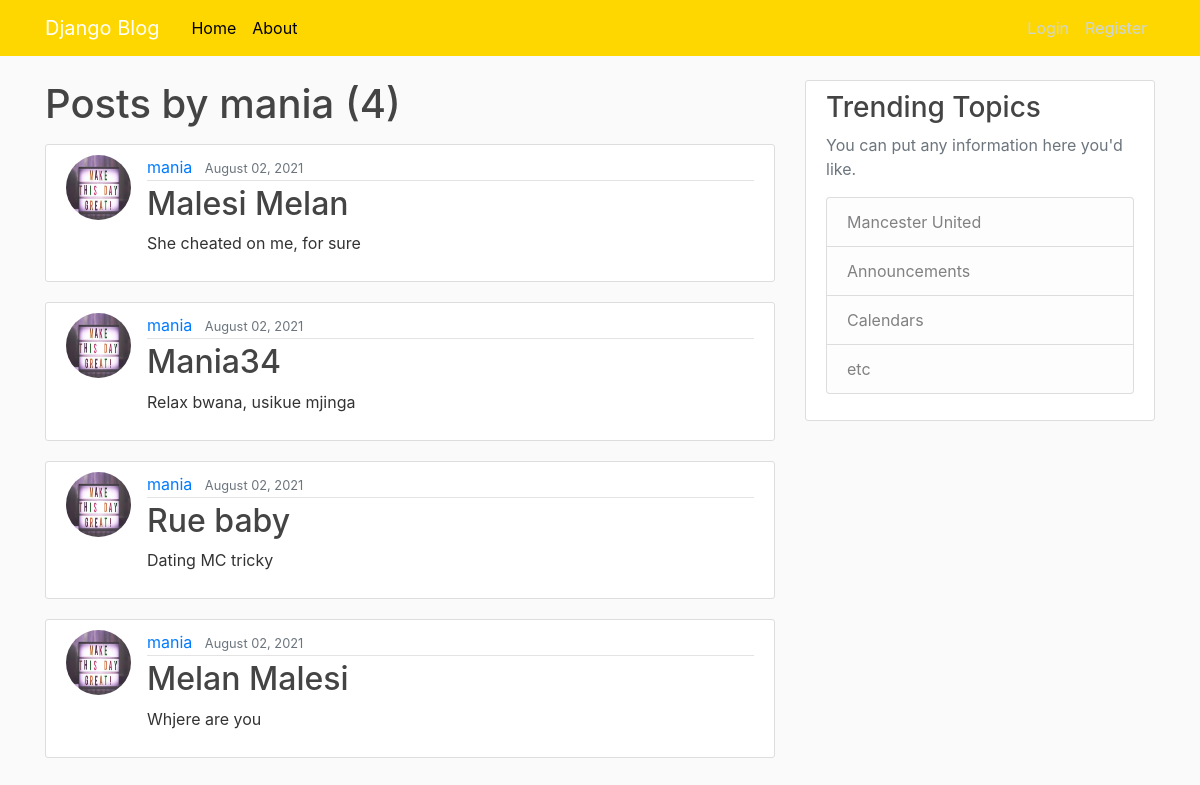
/user/mania, run on an earlier commit of the app's database.
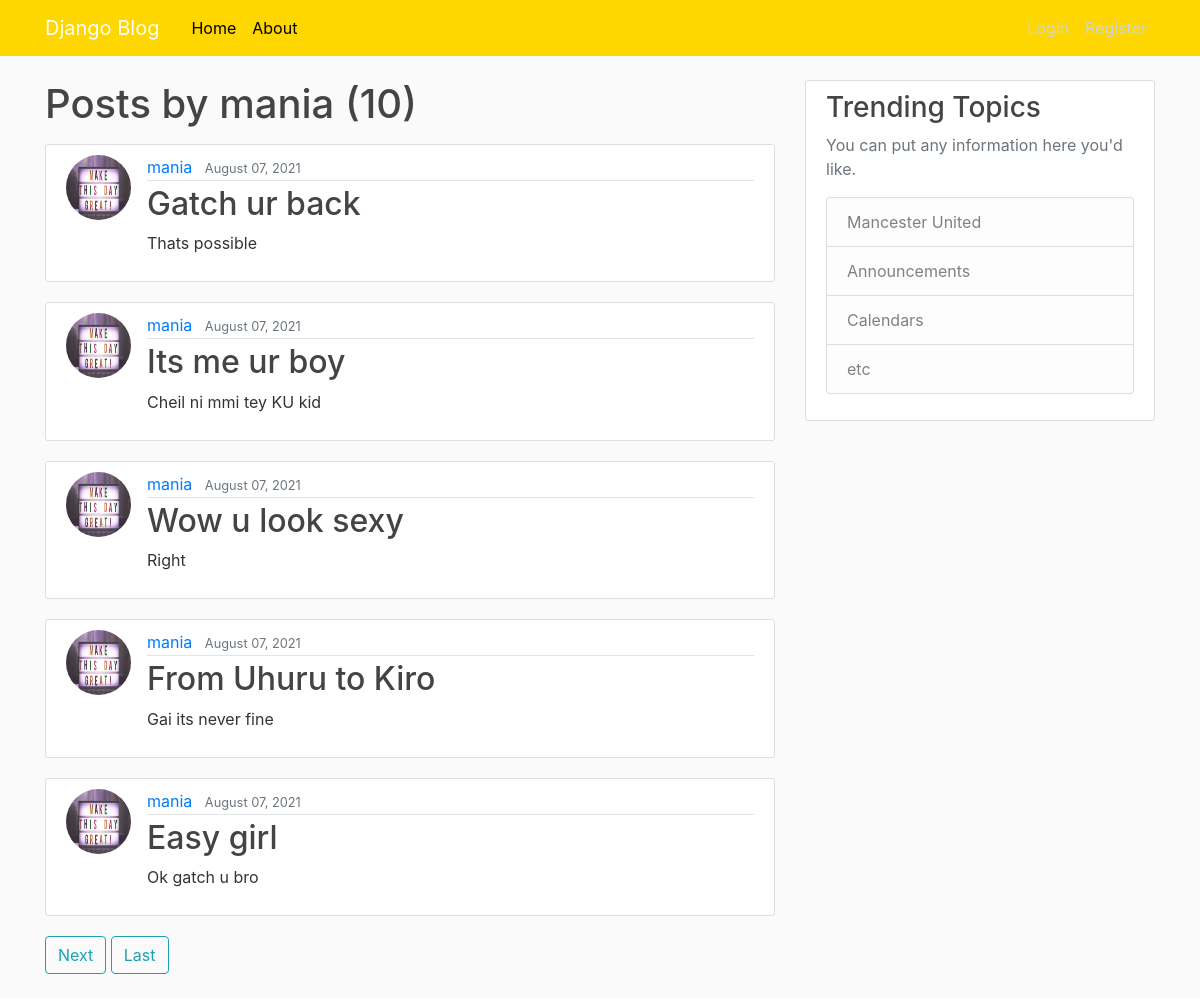
And on a later commit of the database.
### blog/models.py (models this page shows, shortened)
class Post(models.Model):
    title = models.CharField(max_length=100)
    content = models.TextField()
    date_posted = models.DateTimeField(default=timezone.now)
    author = models.ForeignKey(User, on_delete=models.CASCADE)

### users/models.py (models this page shows, shortened)
class Profile(models.Model):
    user = models.OneToOneField(User, on_delete=models.CASCADE)
    image = models.ImageField(default='default.jpg', upload_to='profile_pics')

### blog/views.py (the view)
# urls.py: path('user/<str:username>', UserPostListView.as_view(), name='user-post'),
class UserPostListView(ListView):
    model = Post
    template_name = 'blog/user_post.html'
    context_object_name = 'posts'
    ordering = ['-date_posted']
    paginate_by = 5
    def get_queryset(self):
        user = get_object_or_404(User, username=self.kwargs.get('username'))
        return Post.objects.filter(author=user).order_by('-date_posted')

### blog/templates/blog/user_post.html (shortened to what this page needs)
{%extends 'blog/base.html' %}
{%block content%}
<h1 class="mb-3"> Posts by {{view.kwargs.username}}  ({{page_obj.paginator.count}})</h1>
{% for post in posts%}
<article class="media content-section">
    <img class="rounded-circle article-img" src="{{post.author.profile.image.url}}" />
    <div class="media-body">
        <div class="article-metadata">
            <a class="mr-2" href="{% url 'user-post' post.author.username%}">{{ post.author }}</a>
            <small class="text-muted">{{ post.date_posted|date:"F d, Y" }}</small>
        </div>
        <h2><a class="article-title" href="{% url 'post_detail'  post.id%}">{{ post.title }}</a></h2>
        <p class="article-content">{{ post.content }}</p>
    </div>
</article>
{%endfor %}
{% if is_paginated%}
{% if page_obj.has_next %}
<a class="btn btn-outline-info mb-4" href="?page={{page_obj.next_page_number}}">Next</a>
<a class="btn btn-outline-info mb-4" href="?page={{ page_obj.paginator.num_pages }}">Last</a>
{% endif %}
{% endif %}
{%endblock content %}

What changed in the data, as far as the page shows it:
removed Post: author.profile.image (placeholder picture), author "mania", date_posted "August 02, 2021", title "Malesi Melan", content "She cheated on me, for sure"
no longer on this page (row unchanged): Post: author.profile.image (placeholder picture), author "mania", date_posted "August 02, 2021", title "Mania34", content "Relax bwana, usikue mjinga"
no longer on this page (row unchanged): Post: author.profile.image (placeholder picture), author "mania", date_posted "August 02, 2021", title "Rue baby", content "Dating MC tricky"
no longer on this page (row unchanged): Post: author.profile.image (placeholder picture), author "mania", date_posted "August 02, 2021", title "Melan Malesi", content "Whjere are you"
added Post: author.profile.image (placeholder picture), author "mania", date_posted "August 07, 2021", title "Gatch ur back", content "Thats possible"
added Post: author.profile.image (placeholder picture), author "mania", date_posted "August 07, 2021", title "Its me ur boy", content "Cheil ni mmi tey KU kid"
added Post: author.profile.image (placeholder picture), author "mania", date_posted "August 07, 2021", title "Wow u look sexy", content "Right"
added Post: author.profile.image (placeholder picture), author "mania", date_posted "August 07, 2021", title "From Uhuru to Kiro", content "Gai its never fine"
added Post: author.profile.image (placeholder picture), author "mania", date_posted "August 07, 2021", title "Easy girl", content "Ok gatch u bro"
Also different on the page:
{{ page_obj.paginator.count }}: "4" → "10"
text now shown: "Next Last"
